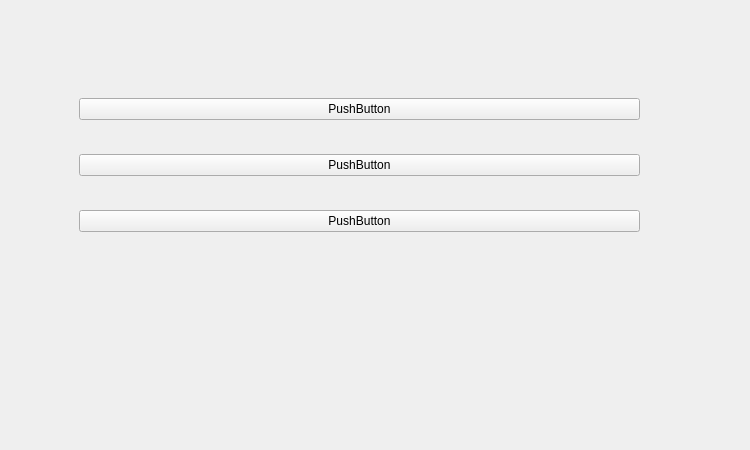
<?xml version="1.0" encoding="UTF-8"?>
<ui version="4.0">
 <class>Form</class>
 <widget class="QWidget" name="Form">
  <property name="geometry">
   <rect>
    <x>0</x>
    <y>0</y>
    <width>750</width>
    <height>450</height>
   </rect>
  </property>
  <property name="windowTitle">
   <string>Form</string>
  </property>
  <widget class="QWidget" name="verticalLayoutWidget">
   <property name="geometry">
    <rect>
     <x>79</x>
     <y>70</y>
     <width>561</width>
     <height>191</height>
    </rect>
   </property>
   <layout class="QVBoxLayout" name="verticalLayout">
    <item>
     <widget class="QPushButton" name="b1">
      <property name="text">
       <string>PushButton</string>
      </property>
     </widget>
    </item>
    <item>
     <widget class="QPushButton" name="b2">
      <property name="text">
       <string>PushButton</string>
      </property>
     </widget>
    </item>
    <item>
     <widget class="QPushButton" name="b3">
      <property name="text">
       <string>PushButton</string>
      </property>
     </widget>
    </item>
   </layout>
  </widget>
 </widget>
 <resources/>
 <connections/>
</ui>
